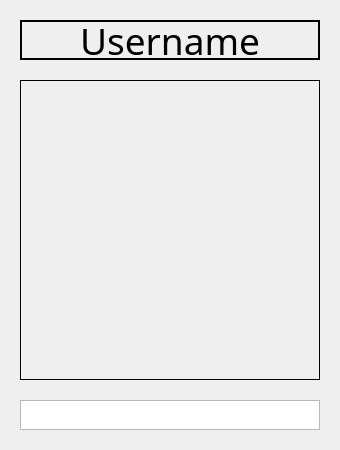
<?xml version="1.0" encoding="UTF-8"?>
<ui version="4.0">
 <class>Dialog</class>
 <widget class="QDialog" name="Dialog">
  <property name="geometry">
   <rect>
    <x>0</x>
    <y>0</y>
    <width>340</width>
    <height>450</height>
   </rect>
  </property>
  <property name="windowTitle">
   <string>Game Screen</string>
  </property>
  <widget class="QLabel" name="label">
   <property name="geometry">
    <rect>
     <x>20</x>
     <y>20</y>
     <width>300</width>
     <height>40</height>
    </rect>
   </property>
   <property name="font">
    <font>
     <family>Cooper Black</family>
     <pointsize>28</pointsize>
    </font>
   </property>
   <property name="frameShape">
    <enum>QFrame::Box</enum>
   </property>
   <property name="lineWidth">
    <number>2</number>
   </property>
   <property name="text">
    <string>Username</string>
   </property>
   <property name="alignment">
    <set>Qt::AlignCenter</set>
   </property>
  </widget>
  <widget class="QFrame" name="frame">
   <property name="geometry">
    <rect>
     <x>20</x>
     <y>80</y>
     <width>300</width>
     <height>300</height>
    </rect>
   </property>
   <property name="frameShape">
    <enum>QFrame::Box</enum>
   </property>
   <property name="frameShadow">
    <enum>QFrame::Plain</enum>
   </property>
   <property name="lineWidth">
    <number>1</number>
   </property>
  </widget>
  <widget class="QTextBrowser" name="textBrowser">
   <property name="geometry">
    <rect>
     <x>20</x>
     <y>400</y>
     <width>300</width>
     <height>30</height>
    </rect>
   </property>
   <property name="font">
    <font>
     <family>Times New Roman</family>
     <pointsize>12</pointsize>
    </font>
   </property>
  </widget>
 </widget>
 <resources/>
 <connections/>
</ui>
